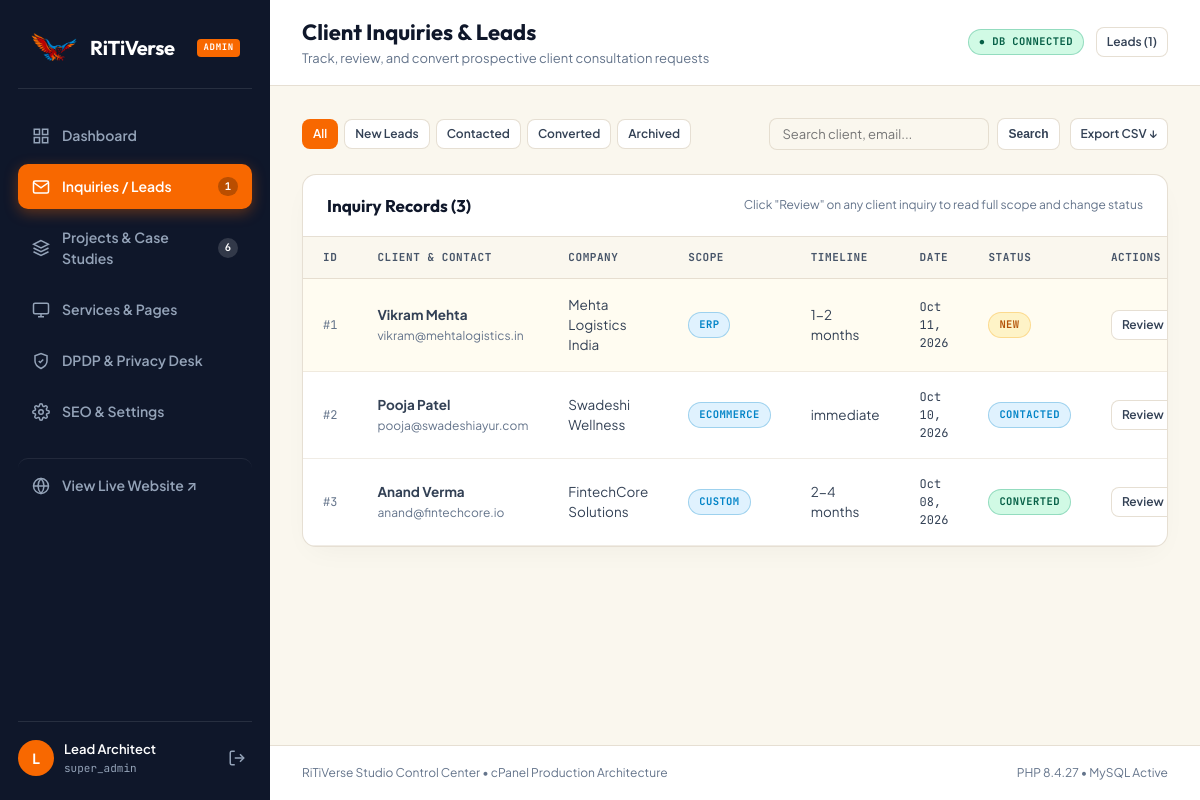
Before: /admin/inquiries.php (signed in) with the older database file.
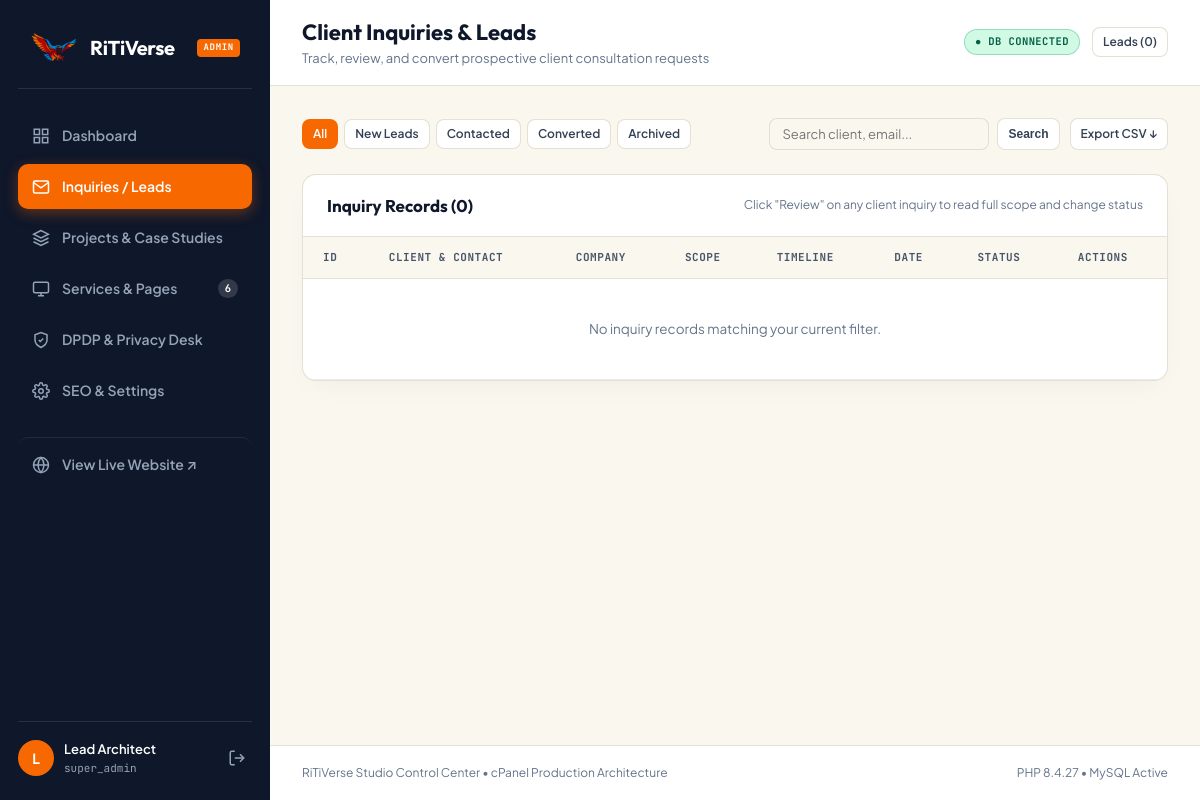
After: the same page with the newer database file.
### tables this page shows
CREATE TABLE IF NOT EXISTS `inquiries` (
  `id` INT UNSIGNED NOT NULL AUTO_INCREMENT,
  `name` VARCHAR(100) NOT NULL,
  `email` VARCHAR(120) NOT NULL,
  `company` VARCHAR(150) NOT NULL,
  `scope` VARCHAR(60) NOT NULL DEFAULT 'website',
  `timeline` VARCHAR(60) NOT NULL DEFAULT '1 – 2 months',
  `details` TEXT NOT NULL,
  `status` ENUM('new', 'contacted', 'in_progress', 'converted', 'archived') NOT NULL DEFAULT 'new',
  `consent_given` TINYINT(1) NOT NULL DEFAULT 0,
  `consent_timestamp` DATETIME NULL,
  `consent_ip` VARCHAR(45) NULL,
  `consent_version` VARCHAR(20) NOT NULL DEFAULT 'v1.0',
  `is_anonymized` TINYINT(1) NOT NULL DEFAULT 0,
  `anonymized_at` DATETIME NULL,
  `admin_notes` TEXT NULL,
  `ip_address` VARCHAR(45) NULL,
  `created_at` DATETIME NOT NULL DEFAULT CURRENT_TIMESTAMP,
  `updated_at` DATETIME NULL ON UPDATE CURRENT_TIMESTAMP,
  PRIMARY KEY (`id`),
  INDEX `idx_status` (`status`),
  INDEX `idx_created_at` (`created_at`)
);

### includes/config.php (called while the page is built, shortened)
<?php
function e($string) {
    return htmlspecialchars($string ?? '', ENT_QUOTES, 'UTF-8');
}

### includes/db.php (called while the page is built, shortened)
<?php
require_once __DIR__ . '/config.php';
class Database {
    private static $pdo = null;
    public static function getConnection() {
        if (self::$pdo !== null) {
            return self::$pdo;
        }
        $options = [
            PDO::ATTR_ERRMODE            => PDO::ERRMODE_EXCEPTION,
            PDO::ATTR_DEFAULT_FETCH_MODE => PDO::FETCH_ASSOC,
            PDO::ATTR_EMULATE_PREPARES   => false,
            PDO::ATTR_TIMEOUT            => 2
        ];
        $primaryHost = defined('DB_HOST') ? DB_HOST : '127.0.0.1';
        $primaryDb   = defined('DB_NAME') ? DB_NAME : 'ritiverse';
        $primaryUser = defined('DB_USER') ? DB_USER : 'root';
        $primaryPass = defined('DB_PASS') ? DB_PASS : '';
        $charset     = defined('DB_CHARSET') ? DB_CHARSET : 'utf8mb4';
        $dsn = "mysql:host={$primaryHost};dbname={$primaryDb};charset={$charset}";
        try {
            self::$pdo = new PDO($dsn, $primaryUser, $primaryPass, $options);
            return self::$pdo;
        } catch (PDOException $e) {
            self::$connectionError = $e->getMessage();
        }
        return null;
    }
    public static function isConnected() {
        return self::getConnection() !== null;
    }
}
function is_db_connected() {
    return Database::isConnected();
}

### admin/inquiries.php (the view, shortened to what the changed rows need)
<?php
$active_tab = 'inquiries';
$admin_title = 'Client Inquiries & Leads';
require_once __DIR__ . '/admin_header.php';
$db = get_db();
$filter_status = $_GET['status'] ?? 'all';
$inquiries_list = [];
if ($db) {
    try {
        $sql = "SELECT * FROM inquiries WHERE 1=1";
        $params = [];
        $sql .= " ORDER BY created_at DESC";
        $stmt = $db->prepare($sql);
        $stmt->execute($params);
        $inquiries_list = $stmt->fetchAll();
    } catch (Exception $e) {
        $error = "Query error: " . $e->getMessage();
    }
}
?>
<div class="admin-table-card">
  <div class="admin-card-header">
    <h3 class="admin-card-title">Inquiry Records (<?= count($inquiries_list) ?>)</h3>
    <span style="font-size: 12px; color: var(--admin-text-muted);">Click "Review" on any client inquiry to read full scope and change status</span>
  </div>
  <div class="admin-table-wrap">
    <table class="admin-table">
      <thead>
        <tr>
          <th>ID</th>
          <th>Client &amp; Contact</th>
          <th>Company</th>
          <th>Scope</th>
          <th>Timeline</th>
          <th>Date</th>
          <th>Status</th>
          <th>Actions</th>
        </tr>
      </thead>
      <tbody>
        <?php if (!empty($inquiries_list)): ?>
          <?php foreach ($inquiries_list as $row): ?>
            <tr style="<?= ($row['status'] === 'new') ? 'background: rgba(254, 243, 199, 0.25);' : '' ?>">
              <td style="font-family: var(--admin-font-mono); font-size: 12px; color: var(--admin-text-muted);">#<?= $row['id'] ?></td>
              <td>
                <strong><?= e($row['name']) ?></strong><br>
                <a href="mailto:<?= e($row['email']) ?>" style="font-size: 12px; color: var(--admin-text-muted); text-decoration: none;"><?= e($row['email']) ?></a>
              </td>
              <td><?= e($row['company']) ?></td>
              <td><span class="status-pill status-contacted"><?= strtoupper(e($row['scope'])) ?></span></td>
              <td><?= e($row['timeline']) ?></td>
              <td style="font-family: var(--admin-font-mono); font-size: 12px;"><?= date('M d, Y', strtotime($row['created_at'])) ?></td>
              <td>
                <span class="status-pill status-<?= e($row['status']) ?>">
                  <?= ucfirst(str_replace('_', ' ', e($row['status']))) ?>
                </span>
              </td>
              <td>
                <div style="display: flex; gap: 6px;">
                  <a href="inquiries.php?view=<?= $row['id'] ?><?= ($filter_status !== 'all' ? '&status=' . $filter_status : '') ?>" class="admin-btn admin-btn-outline admin-btn-sm">
                    Review
                  </a>
                </div>
              </td>
            </tr>
          <?php endforeach; ?>
        <?php else: ?>
          <tr>
            <td colspan="8" style="text-align: center; padding: 40px; color: var(--admin-text-muted);">
              No inquiry records matching your current filter.
            </td>
          </tr>
        <?php endif; ?>
      </tbody>
    </table>
  </div>
</div>
<?php
require_once __DIR__ . '/admin_footer.php';
?>

### admin/admin_header.php (shortened to what the changed rows need)
<?php
require_once __DIR__ . '/../includes/config.php';
require_once __DIR__ . '/../includes/db.php';
$active_tab = $active_tab ?? 'dashboard';
$admin_title = $admin_title ?? 'Dashboard';
$new_inquiries_count = 0;
$total_projects_count = 0;
$total_services_count = 0;
$db = get_db();
if ($db) {
    try {
        $stmt = $db->query("SELECT COUNT(*) FROM inquiries WHERE status = 'new'");
        $new_inquiries_count = (int)$stmt->fetchColumn();
        $p_stmt = $db->query("SELECT COUNT(*) FROM projects");
        $total_projects_count = (int)$p_stmt->fetchColumn();
        $s_stmt = $db->query("SELECT COUNT(*) FROM services");
        $total_services_count = (int)$s_stmt->fetchColumn();
    } catch (Exception $e) {}
}
?>
<!DOCTYPE html>
<html lang="en">
<head>
  <link rel="stylesheet" href="css/admin.css">
</head>
<body>
<div class="admin-layout">
  <aside class="admin-sidebar">
    <div>
      <nav class="admin-nav-group">
        <a href="inquiries.php" class="admin-nav-link <?= ($active_tab === 'inquiries') ? 'active' : '' ?>">
          <svg viewBox="0 0 24 24" fill="none" stroke="currentColor">
            <path d="M4 4h16c1.1 0 2 .9 2 2v12c0 1.1-.9 2-2 2H4c-1.1 0-2-.9-2-2V6c0-1.1.9-2 2-2z"></path>
            <polyline points="22,6 12,13 2,6"></polyline>
          </svg>
          Inquiries / Leads
          <?php if ($new_inquiries_count > 0): ?>
            <span class="admin-nav-pill"><?= $new_inquiries_count ?></span>
          <?php endif; ?>
        </a>
        <a href="projects.php" class="admin-nav-link <?= ($active_tab === 'projects') ? 'active' : '' ?>">
          <svg viewBox="0 0 24 24" fill="none" stroke="currentColor">
            <polygon points="12 2 2 7 12 12 22 7 12 2"></polygon>
            <polyline points="2 17 12 22 22 17"></polyline>
            <polyline points="2 12 12 17 22 12"></polyline>
          </svg>
          Projects &amp; Case Studies
          <?php if ($total_projects_count > 0): ?>
            <span class="admin-nav-pill"><?= $total_projects_count ?></span>
          <?php endif; ?>
        </a>
        <a href="services.php" class="admin-nav-link <?= ($active_tab === 'services') ? 'active' : '' ?>">
          <svg viewBox="0 0 24 24" fill="none" stroke="currentColor">
            <rect x="2" y="3" width="20" height="14" rx="2" ry="2"></rect>
            <line x1="8" y1="21" x2="16" y2="21"></line>
            <line x1="12" y1="17" x2="12" y2="21"></line>
          </svg>
          Services &amp; Pages
          <?php if ($total_services_count > 0): ?>
            <span class="admin-nav-pill"><?= $total_services_count ?></span>
          <?php endif; ?>
        </a>
      </nav>
    </div>
  </aside>
  <main class="admin-main">
    <header class="admin-topbar">
      <div class="admin-topbar-title">
        <h1><?= e($admin_title) ?></h1>
      </div>
      <div class="admin-topbar-actions">
        <?php if (is_db_connected()): ?>
          <span class="status-pill status-converted" title="MySQL Connected">
            ● DB Connected
          </span>
        <?php else: ?>
          <span class="status-pill status-new" title="<?= e(Database::getError() ?: 'MySQL is offline. Check connection credentials.') ?>">
            ⚠ DB Offline
          </span>
        <?php endif; ?>
        <a href="inquiries.php" class="admin-btn admin-btn-outline admin-btn-sm">
          Leads (<?= $new_inquiries_count ?>)
        </a>
      </div>
    </header>
    <div class="admin-content-wrap">

Changed rows visible on the page:
removed inquiries: id "1", name "Vikram Mehta", email "vikram@mehtalogistics.in", company "Mehta Logistics India", scope "ERP", timeline "1-2 months", created_at "Oct 11, 2026", status "NEW"
removed inquiries: id "2", name "Pooja Patel", email "pooja@swadeshiayur.com", company "Swadeshi Wellness", scope "ECOMMERCE", timeline "immediate", created_at "Oct 10, 2026", status "CONTACTED"
removed inquiries: id "3", name "Anand Verma", email "anand@fintechcore.io", company "FintechCore Solutions", scope "CUSTOM", timeline "2-4 months", created_at "Oct 08, 2026", status "CONVERTED"
Other visible differences:
$total_services_count: (not shown) → "6"
$new_inquiries_count: "1" → "0"
count($inquiries_list): "3" → "0"
$new_inquiries_count: "1" → (not shown)
$total_projects_count: "6" → (not shown)
text now shown: "No inquiry records matching your current filter."
